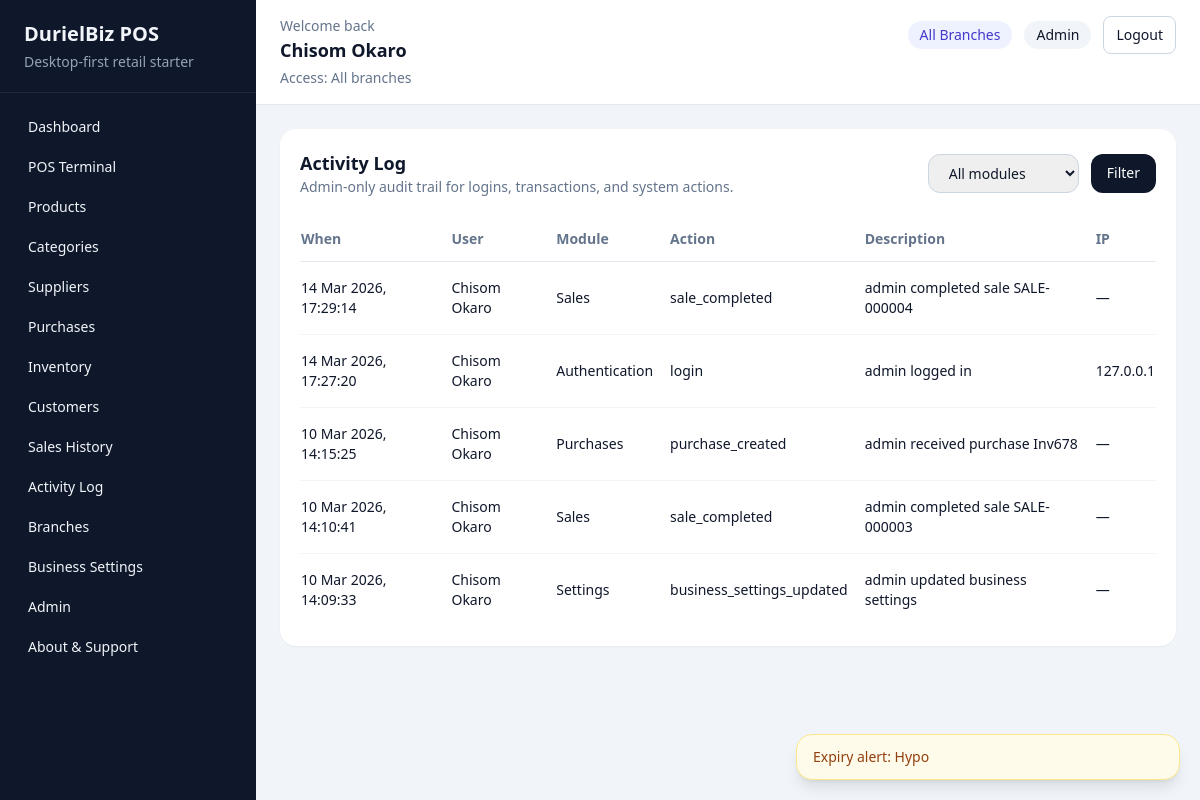
The page /accounts/activity-log/ (signed in) on the database its author committed.
### accounts/models.py (models this page shows, shortened)
class User(AbstractUser):
    class Role(models.TextChoices):
        ADMIN = "admin", "Admin"
        MANAGER = "manager", "Manager"
        CASHIER = "cashier", "Cashier"
        INVENTORY = "inventory", "Inventory Officer"
    role = models.CharField(max_length=20, choices=Role.choices, default=Role.CASHIER)
    phone_number = models.CharField(max_length=20, blank=True)
    branch = models.ForeignKey(
        "reports.Branch",
        on_delete=models.SET_NULL,
        related_name="users",
        null=True,
        blank=True,
    )
    def __str__(self) -> str:
        return self.get_full_name() or self.username

class ActivityLog(models.Model):
    class Module(models.TextChoices):
        AUTH = "auth", "Authentication"
        SALES = "sales", "Sales"
        INVENTORY = "inventory", "Inventory"
        PRODUCTS = "products", "Products"
        PURCHASES = "purchases", "Purchases"
        USERS = "users", "Users"
        SETTINGS = "settings", "Settings"
    user = models.ForeignKey(
        User,
        on_delete=models.SET_NULL,
        related_name="activity_logs",
        null=True,
        blank=True,
    )
    module = models.CharField(max_length=20, choices=Module.choices)
    action = models.CharField(max_length=100)
    description = models.CharField(max_length=255)
    entity_type = models.CharField(max_length=100, blank=True)
    entity_id = models.PositiveIntegerField(null=True, blank=True)
    metadata = models.JSONField(default=dict, blank=True)
    ip_address = models.GenericIPAddressField(null=True, blank=True)
    created_at = models.DateTimeField(auto_now_add=True)
    class Meta:
        ordering = ["-created_at"]

### accounts/views.py (the view)
# urls.py: path("activity-log/", activity_log_list, name="activity-log"),
@login_required
@role_required(User.Role.ADMIN)
def activity_log_list(request):
    module = request.GET.get("module", "").strip()
    logs = ActivityLog.objects.select_related("user").order_by("-created_at")
    if module:
        logs = logs.filter(module=module)
    logs_page = paginate_queryset(request, logs, per_page=20)
    return render(
        request,
        "accounts/activity_log.html",
        {"logs": logs_page, "modules": ActivityLog.Module.choices, "selected_module": module},
    )

### accounts/permissions.py (called while the page is built)
def role_required(*allowed_roles):
    def decorator(view_func):
        @wraps(view_func)
        def _wrapped_view(request, *args, **kwargs):
            if not request.user.is_authenticated:
                return redirect("accounts:login")
            if request.user.role not in allowed_roles:
                messages.error(request, "You do not have permission to access that page.")
                return redirect(get_role_home_url(request.user))
            if request.user.role != User.Role.ADMIN and not getattr(request.user, "branch_id", None):
                messages.error(request, "Your account is not assigned to a branch.")
                return redirect("accounts:logout")
            return view_func(request, *args, **kwargs)
        return _wrapped_view
    return decorator

### pos_system/pagination.py (called while the page is built)
def paginate_queryset(request, queryset, *, per_page=10, page_param="page"):
    paginator = Paginator(queryset, per_page)
    page_number = request.GET.get(page_param, 1)
    try:
        page_obj = paginator.page(page_number)
    except PageNotAnInteger:
        page_obj = paginator.page(1)
    except EmptyPage:
        page_obj = paginator.page(paginator.num_pages)
    return page_obj

### reports/context_processors.py (called while the page is built)
def business_settings(request):
    return {"business_settings": BusinessSettings.get_solo()}

### reports/models.py (called while the page is built)
    @classmethod
    def get_solo(cls):
        settings, _ = cls.objects.get_or_create(pk=1)
        return settings

### templates/accounts/activity_log.html (shortened to what this page needs)
{% extends "base.html" %}
{% block content %}
    <section class="rounded-2xl bg-white p-5 shadow-sm">
        <div class="flex flex-col gap-4 lg:flex-row lg:items-center lg:justify-between">
            <div>
                <h3 class="text-lg font-semibold">Activity Log</h3>
                <p class="text-sm text-slate-500">Admin-only audit trail for logins, transactions, and system actions.</p>
            </div>
            <form method="get" class="flex gap-3">
                <select name="module" class="rounded-xl border border-slate-300 px-4 py-2 text-sm">
                    <option value="">All modules</option>
                </select>
                <button class="rounded-xl bg-slate-900 px-4 py-2 text-sm text-white">Filter</button>
            </form>
        </div>
        <div class="mt-5 overflow-x-auto">
            <table class="min-w-full divide-y divide-slate-200 text-sm">
                <thead>
                    <tr class="text-left text-slate-500">
                        <th class="py-3 pr-4">When</th>
                        <th class="py-3 pr-4">User</th>
                        <th class="py-3 pr-4">Module</th>
                        <th class="py-3 pr-4">Action</th>
                        <th class="py-3 pr-4">Description</th>
                        <th class="py-3">IP</th>
                    </tr>
                </thead>
                <tbody class="divide-y divide-slate-100">
                    {% for log in logs %}
                        <tr>
                            <td class="py-4 pr-4">{{ log.created_at|date:"d M Y, H:i:s" }}</td>
                            <td class="py-4 pr-4">{{ log.user|default:"System" }}</td>
                            <td class="py-4 pr-4">{{ log.get_module_display }}</td>
                            <td class="py-4 pr-4">{{ log.action }}</td>
                            <td class="py-4 pr-4">{{ log.description }}</td>
                            <td class="py-4">{{ log.ip_address|default:"—" }}</td>
                        </tr>
                    {% empty %}
                        <tr><td colspan="6" class="py-10 text-center text-slate-500">No activity recorded yet.</td></tr>
                    {% endfor %}
                </tbody>
            </table>
        </div>
    </section>
{% endblock %}

### templates/base.html (shortened to what this page needs)
<!DOCTYPE html>
<html lang="en">
<head>
    <script src="https://cdn.tailwindcss.com"></script>
</head>
<body class="min-h-screen bg-slate-100 text-slate-900">
    <div class="flex min-h-screen">
        <aside class="hidden w-64 bg-slate-900 text-slate-100 lg:block">
            <div class="border-b border-slate-800 px-6 py-5">
                <h1 class="text-xl font-semibold">DurielBiz POS</h1>
                <p class="mt-1 text-sm text-slate-400">Desktop-first retail starter</p>
            </div>
            <nav class="space-y-1 px-4 py-4 text-sm">
                {% if request.user.role == 'admin' or request.user.role == 'cashier' or request.user.role == 'manager' %}
                    <a href="{% url 'reports:dashboard' %}" class="block rounded-lg px-3 py-2 hover:bg-slate-800">Dashboard</a>
                {% endif %}
                {% if request.user.role == 'admin' or request.user.role == 'cashier' %}
                    <a href="{% url 'sales:pos' %}" class="block rounded-lg px-3 py-2 hover:bg-slate-800">POS Terminal</a>
                {% endif %}
                {% if request.user.role == 'admin' or request.user.role == 'inventory' %}
                    <a href="{% url 'products:list' %}" class="block rounded-lg px-3 py-2 hover:bg-slate-800">Products</a>
                    <a href="{% url 'products:category-list' %}" class="block rounded-lg px-3 py-2 hover:bg-slate-800">Categories</a>
                    <a href="{% url 'suppliers:list' %}" class="block rounded-lg px-3 py-2 hover:bg-slate-800">Suppliers</a>
                    <a href="{% url 'purchases:list' %}" class="block rounded-lg px-3 py-2 hover:bg-slate-800">Purchases</a>
                    <a href="{% url 'inventory:overview' %}" class="block rounded-lg px-3 py-2 hover:bg-slate-800">Inventory</a>
                {% endif %}
                {% if request.user.role == 'admin' %}
                    <a href="{% url 'sales:customer-list' %}" class="block rounded-lg px-3 py-2 hover:bg-slate-800">Customers</a>
                    <a href="{% url 'sales:history' %}" class="block rounded-lg px-3 py-2 hover:bg-slate-800">Sales History</a>
                    <a href="{% url 'accounts:activity-log' %}" class="block rounded-lg px-3 py-2 hover:bg-slate-800">Activity Log</a>
                    <a href="{% url 'reports:branch-list' %}" class="block rounded-lg px-3 py-2 hover:bg-slate-800">Branches</a>
                    <a href="{% url 'reports:business-settings' %}" class="block rounded-lg px-3 py-2 hover:bg-slate-800">Business Settings</a>
                    <a href="{% url 'accounts:admin-center' %}" class="block rounded-lg px-3 py-2 hover:bg-slate-800">Admin</a>
                {% endif %}
                <a href="{% url 'accounts:about-support' %}" class="block rounded-lg px-3 py-2 hover:bg-slate-800">About & Support</a>
            </nav>
        </aside>
        <main class="flex-1">
            <header class="border-b border-slate-200 bg-white">
                <div class="flex flex-wrap items-start justify-between gap-4 px-4 py-4 sm:px-6">
                    <div class="flex items-start gap-3">
                        <div>
                        <p class="text-sm text-slate-500">Welcome back</p>
                        <h2 class="text-lg font-semibold">{{ request.user.get_full_name|default:request.user.username }}</h2>
                        <p class="mt-1 text-sm text-slate-500">
                            {% if request.user.role == 'admin' %}
                                Access: All branches
                            {% elif request.user.branch %}
                                Branch: {{ request.user.branch.name }}
                            {% else %}
                                Branch: Not assigned
                            {% endif %}
                        </p>
                    </div>
                    </div>
                    <div class="flex flex-wrap items-center justify-end gap-3 text-sm">
                        {% if request.user.role == 'admin' %}
                            <span class="rounded-full bg-indigo-50 px-3 py-1 text-indigo-700">All Branches</span>
                        {% elif request.user.branch %}
                            <span class="rounded-full bg-emerald-50 px-3 py-1 text-emerald-700">{{ request.user.branch.name }}</span>
                        {% endif %}
                        <span class="rounded-full bg-slate-100 px-3 py-1">{{ request.user.get_role_display|default:"User" }}</span>
                        <form method="post" action="{% url 'accounts:logout' %}">
                            <button class="rounded-lg border border-slate-300 px-3 py-2 hover:bg-slate-50">Logout</button>
                        </form>
                    </div>
                </div>
            </header>
            <div class="px-6 py-6">
                {% block content %}{% endblock %}
            </div>
        </main>
    </div>
    <div id="toastContainer" class="fixed bottom-5 right-5 z-50 flex w-full max-w-sm flex-col gap-3"></div>
</body>
</html>

### rows shown on the page
User: user.get_full_name "Chisom Okaro", user.role "Admin"
ActivityLog: created_at "14 Mar 2026, 17:29:14", user "Chisom Okaro", module "Sales", action "sale_completed", description "admin completed sale SALE-000004", ip_address "—"
ActivityLog: created_at "14 Mar 2026, 17:27:20", user "Chisom Okaro", module "Authentication", action "login", description "admin logged in", ip_address "127.0.0.1"
ActivityLog: created_at "10 Mar 2026, 14:15:25", user "Chisom Okaro", module "Purchases", action "purchase_created", description "admin received purchase Inv678", ip_address "—"
ActivityLog: created_at "10 Mar 2026, 14:10:41", user "Chisom Okaro", module "Sales", action "sale_completed", description "admin completed sale SALE-000003", ip_address "—"
ActivityLog: created_at "10 Mar 2026, 14:09:33", user "Chisom Okaro", module "Settings", action "business_settings_updated", description "admin updated business settings", ip_address "—"
